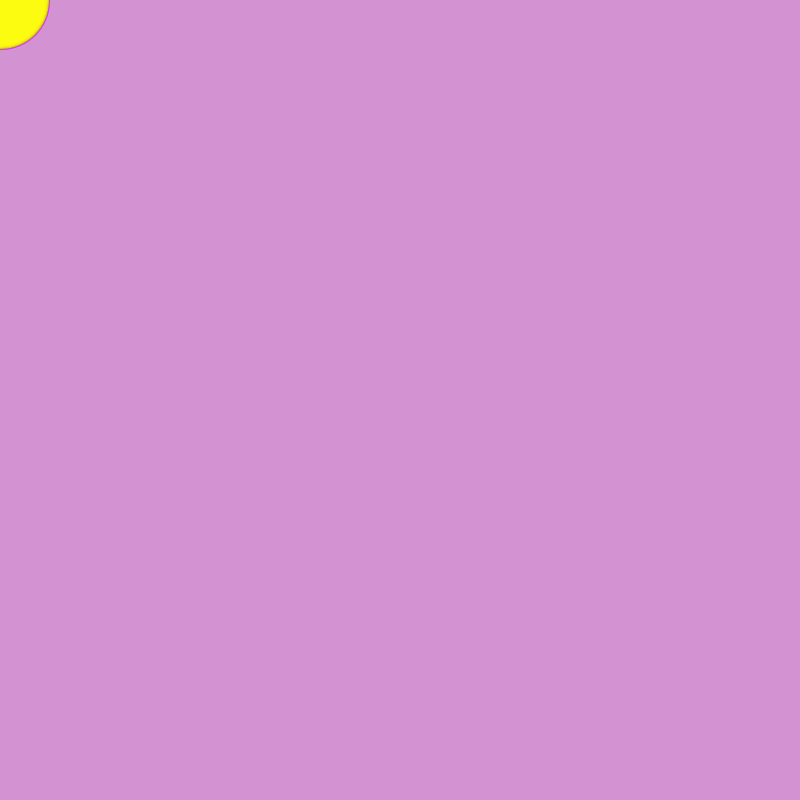
Frame 1 (no input)
Frame 60 (the mouse pressed at the canvas centre just before this capture): identical to frame 1, image omitted
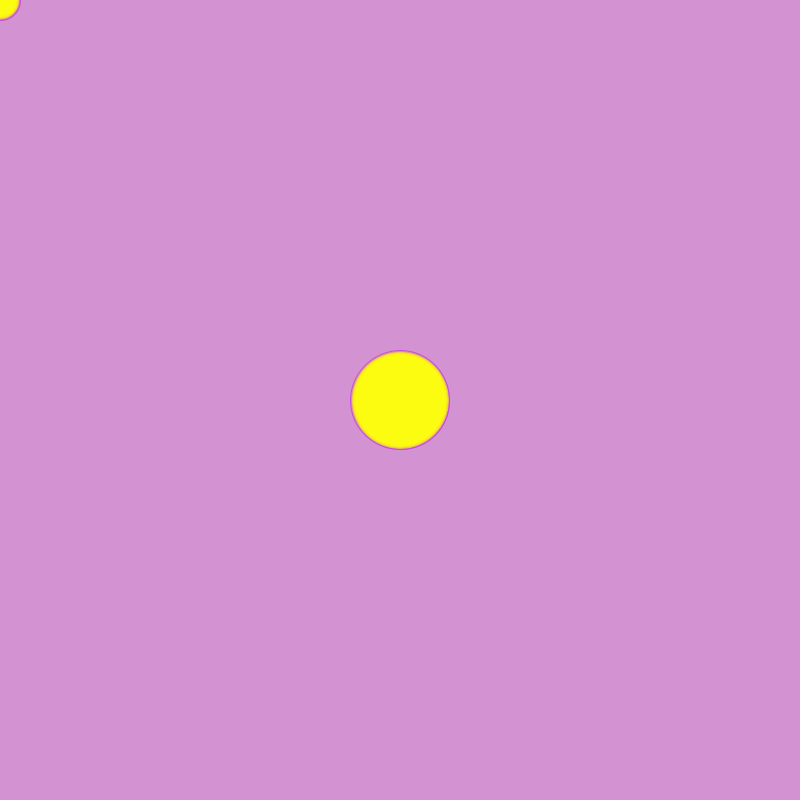
Frame 120 (the mouse held since frame 60 and released just before this capture)

The Processing sketch that drew these frames (run headless with seeded random() and noise(); from frame 60 on, the mouse is pressed at the canvas centre):

// Processing sketch: processing_40603
// ── processing_40603.pde

int totalpoints =100;// reference to how big the array is. 
int [] x=new int [totalpoints]; 
int [] y= new int [totalpoints];


void setup ( ) {
  size ( 800, 800); 
  smooth ();
   frameRate(30); 
}


void draw ( ) {
  background (211,147,210);

  //we want to redraw background everytime. 

  for (int i= x.length-1; i>0 ; i--) {
    x[i]= x [ i-1];
    y [i]= y [i-1];   // shift everything down by one
  }
  x [0]= mouseX; 
  y [0]= mouseY;
   

  fill ( #FCFC0F, 99);
  
  stroke (#C54CDE); 
  for ( int i=x.length-1 ; i>0; i--){
    ellipse (x[i],y[i],100-i,100-i);
    }
  

  
  
} 

                
                                
